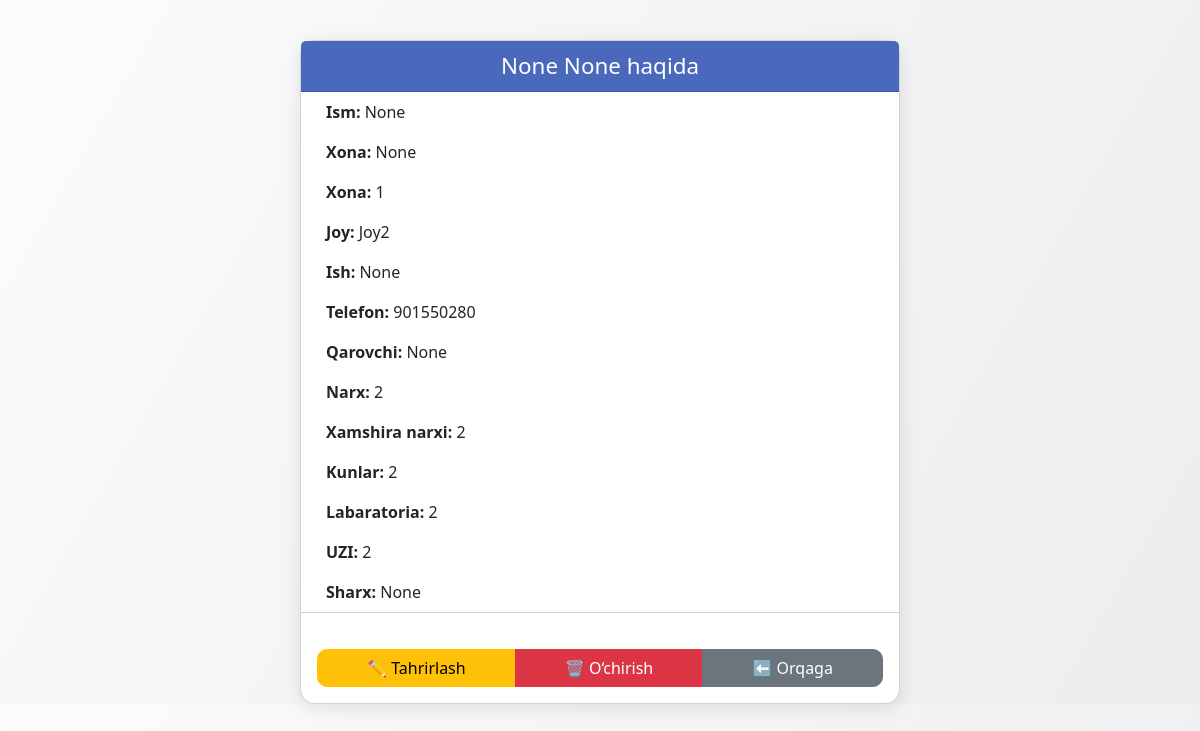
Screenshot of /place/24/ with the database file from the repository.
### room/models.py (models this page shows, shortened)
class Place(models.Model):
    ROOM = [
        ('joy1', 'Joy1'),
        ('joy2', 'Joy2'),
    ]
    med_room = models.ForeignKey(MedRoom, on_delete=models.CASCADE, related_name='places')
    place_slot = models.CharField(max_length=10, choices=ROOM)  # joy1 yoki joy2
    is_full_room = models.BooleanField(default=False)
    name = models.CharField(max_length=100, blank=True)
    last_name = models.CharField(max_length=100, blank=True)
    job = models.CharField(max_length=100, blank=True)
    phone_number = models.BigIntegerField(null=True, blank=True)
    brought = models.CharField(max_length=100, blank=True)
    price = models.IntegerField(null=True, blank=True)
    price_nurse = models.IntegerField(null=True, blank=True)
    day = models.IntegerField(null=True, blank=True)
    created_at = models.DateTimeField(auto_now_add=True)
    is_rented = models.BooleanField(default=False)
    Labaratoria = models.IntegerField(blank=True,null=True)
    UZI = models.IntegerField(blank=True, null=True)
    Izoh = models.CharField(max_length=200,blank=True)

class MedRoom(models.Model):
    CHOOSE = [
        ('palata', 'Palata'),
        ('lux', 'Lux'),
    ]
    created_at = models.DateTimeField(auto_now_add=True)
    chamber_type = models.CharField(max_length=10,choices=CHOOSE,default='palata')
    room = models.IntegerField(null=True, blank=True)
    ROOM = [
        ('joy1','Joy1'),
        ('joy2','Joy2')
    ]
    place = models.CharField(max_length=10,choices=ROOM, blank=True
                             )

### room/views.py (the view)
# urls.py: path('place/<int:pk>/', views.PlaceDetailView.as_view(), name='place-detail'),
class PlaceDetailView(DetailView):
    model = Place
    template_name = 'rooms/place_detail.html'

### templates/rooms/place_detail.html (shortened to what this page needs)
<!DOCTYPE html>
<html lang="uz">
<head>
  <link href="https://cdn.jsdelivr.net/npm/bootstrap@5.3.3/dist/css/bootstrap.min.css" rel="stylesheet">
</head>
<body>
<div class="card">
  <div class="card-header">
    {{ object.name }} {{ object.last_name }} haqida
  </div>
  <ul class="list-group list-group-flush">
    <li class="list-group-item"><strong>Ism:</strong> {{ object.name }}</li>
    <li class="list-group-item"><strong>Xona:</strong> {{ object.last_name }}</li>
    <li class="list-group-item"><strong>Xona:</strong> {{ object.med_room.room }}</li>
    <li class="list-group-item"><strong>Joy:</strong> {{ object.get_place_slot_display }}</li>
    <li class="list-group-item"><strong>Ish:</strong> {{ object.job }}</li>
    <li class="list-group-item"><strong>Telefon:</strong> {{ object.phone_number }}</li>
    <li class="list-group-item"><strong>Qarovchi:</strong> {{ object.brought }}</li>
    <li class="list-group-item"><strong>Narx:</strong> {{ object.price }}</li>
    <li class="list-group-item"><strong>Xamshira narxi:</strong> {{ object.price_nurse }}</li>
    <li class="list-group-item"><strong>Kunlar:</strong> {{ object.day }}</li>
    <li class="list-group-item"><strong>Labaratoria:</strong> {{ object.Labaratoria }}</li>
    <li class="list-group-item"><strong>UZI:</strong> {{ object.UZI }}</li>
    <li class="list-group-item"><strong>Sharx:</strong> {{ object.Izoh }}</li>
  </ul>
  <div class="card-body btn-group">
    <a href="{% url 'place-update' object.id %}" class="btn btn-warning">✏️ Tahrirlash</a>
    <a href="{% url 'place-delete' object.id %}" class="btn btn-danger">🗑️ O‘chirish</a>
    <a href="{% url 'medroom-list' %}" class="btn btn-secondary">⬅️ Orqaga</a>
  </div>
</div>
</body>
</html>

### templates/rooms/place_detail.html (style rules this page uses)
body { background: linear-gradient(120deg, #fdfbfb 0%, #ebedee 100%); font-family: 'Segoe UI', Tahoma, Geneva, Verdana, sans-serif; padding-top: 40px; }
.card { max-width: 600px; margin: auto; box-shadow: 0 4px 20px rgba(0,0,0,0.1); border-radius: 15px; background-color: #fff; }
.card-header { background-color: #4a69bd; color: white; border-radius: 15px 15px 0 0; font-size: 1.4rem; text-align: center; }
.list-group-item { border: none; padding-left: 25px; }
.btn-group { margin-top: 20px; display: flex; justify-content: space-between; }
.btn { border-radius: 10px; }

### rows the page displays
Place: name "None", last_name "None", med_room.room "1", place_slot "Joy2", job "None", phone_number "901550280", brought "None", price "2", price_nurse "2", day "2", Labaratoria "2", UZI "2", Izoh "None"
